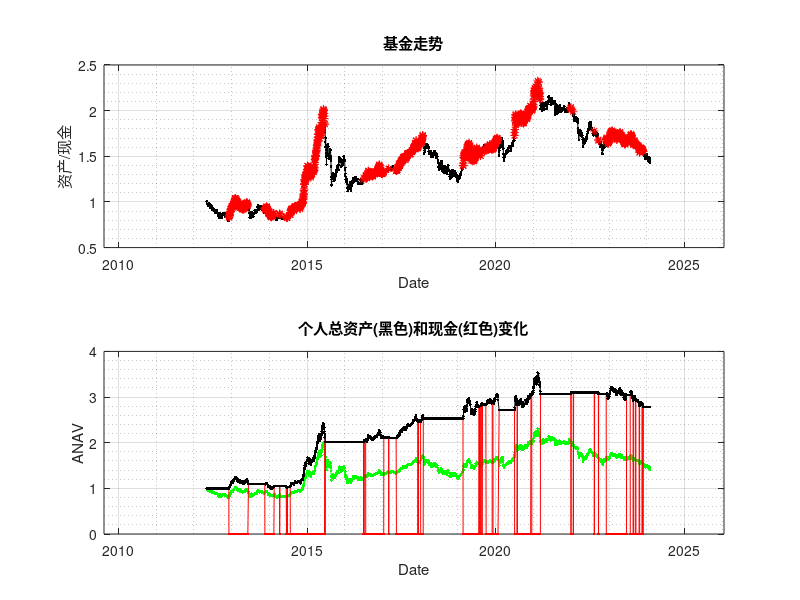

The MATLAB script that drew this image:

%DataChinaFundCached('510300'  , '2000-01-01' , '2024-10-11');
%DataChinaFundCached('001588'  , '2000-01-01' , '2024-10-11');
load('dataCache.mat');





selData = data.F510300;




date = selData(:,1);

price = selData(:,2);


share = price*0;
invst = price*0;
money = price*0;

capital= money + share .*  price;
 

N=length(date);

% 做价格涨跌

dp    = price*0;
ddp  = price*0;
mdp   = price*0;

money(1)=1;

for i=2:N
	dp(i)=price(i)-price(i-1);
	in=i-100;
	if (in<1) in=1; end
	 
	
	mdp(i)= mean (dp(in:i).*abs(dp(in:i))     );
	%mdp(i)= mean (dp(in:i) );
	
	share(i)=share(i-1);
	money(i)=money(i-1);
	
	
	capital(i)= money (i)+ share(i)*  price(i);
	
	if (i>100)
		if (mdp(i-1)>0 )
			if (dp(i-1)>mdp(i-1))  
				t=abs(capital(i))/100;
				 
				share(i)=share(i-1) + t/price(i);
				money(i)=money(i-1)-t; 


				share(i)=share(i-1) + money(i-1)/price(i);
				money(i)=0; 

			end
		else
			 
			share(i)=0;
			money(i)=money(i)+share(i-1) *price(i); 
		end
			
	end

end

 


capital= money + share .*  price;




subplot(2,1,1);
plot(date, price, 'k.-'); hold on; 
plot(date(mdp>0), price(mdp>0), 'r*'); hold on; 
xlabel('Date');ylabel('资产/现金');
title('基金走势');
datetick('x', 'yyyy','keeplimits');
grid on;
grid minor;
hold off;



subplot(2,1,2);
% plot(date, price/mean(price), 'g.-'); hold on; 
% plot(date, money/mean(capital), 'r.-'); hold on; 
% plot(date, capital/mean(capital), 'k.-'); hold on;
plot(date, price/price(1), 'g.-'); hold on; 
plot(date, money/capital(1), 'r.-'); hold on; 
plot(date, capital/capital(1), 'k.-'); hold on;
xlabel('Date');
ylabel('ANAV');
title('个人总资产(黑色)和现金(红色)变化');
datetick('x', 'yyyy','keeplimits');
grid on;
grid minor;
hold off;
 
 %% 日平均资产增长率
 

daily=mean(capital(2:end)./ capital(1:end-1));

realdailyly = daily^( N / (date(end)-date(1)) ) ;

yearly1_capital = realdailyly^365




daily=mean(price(2:end)./ price(1:end-1));

realdailyly = daily^( N / (date(end)-date(1)) ) ;

yearly_price = realdailyly^365

